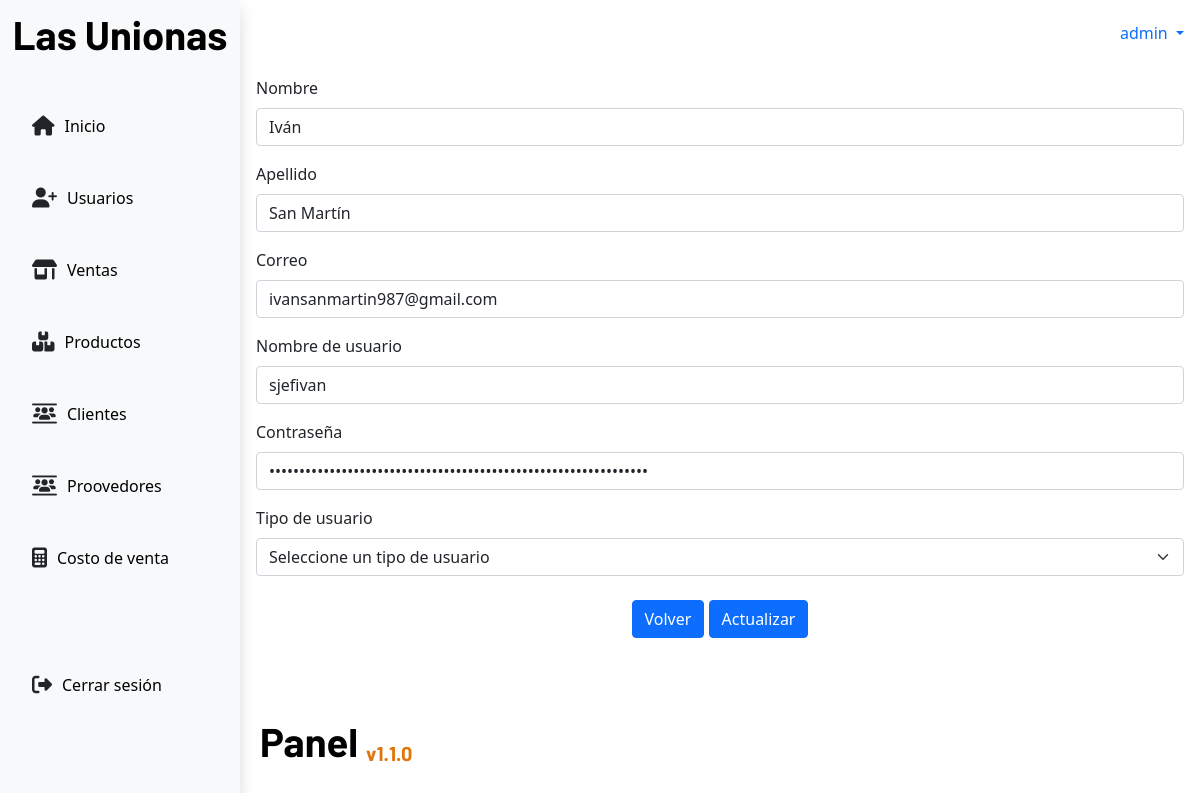
Screenshot of /users/update/2 (signed in) with the database file from the repository.
### app/models.py (models this page shows, shortened)
class UserCollaborator(models.Model):
    name = models.CharField(max_length=50,null=False)
    lastname = models.CharField(max_length=50,null=False)
    email = models.EmailField(max_length=100,null=False)
    username = models.CharField(max_length=50,null=False)
    password = models.BinaryField(max_length=150,null=False)
    role = models.CharField(
        max_length=20,
        choices=Roles.choices,
        default=Roles.NORMAL_USER
    )

### app/views.py (the view, shortened to what this page needs)
# urls.py: path('users/update/<int:id>',views.updateUser,name='updateUser'),
def updateUser(request,id):
    user = UserCollaborator.objects.get(id=id)
    admin = Roles.ADMIN
    normalUser = Roles.NORMAL_USER
    role = request.session.get("role")
    if role == "Admin":
        return render(request,'users/updateUser.html',{'user':user,'admin':admin,'normalUser':normalUser})
    else:
        return redirect("/")

### app/context_processors.py (called while the page is built)
def get_username(request):
    username = request.session.get('username', None)
    return {
        "username": username
    }

def get_role(request):
    role = request.session.get("role")
    return {
        "role": role
    }

def get_low_stock(request):
    low_stock = request.session.get("low_stock")
    return {
        "low_stock": low_stock
    }

### app/templates/users/updateUser.html (shortened to what this page needs)
{% extends 'base.html' %}
{% block content %}
<div>
    <form method="POST">
        <div class="mb-3">
          <label for="inputName" class="form-label">Nombre</label>
          <input type="text" class="form-control" id="inputName" name="name" value="{{user.name}}">
        </div>
        <div class="mb-3">
          <label for="inputLastName" class="form-label">Apellido</label>
          <input type="text" class="form-control" id="inputLastName" name="lastname" value="{{user.lastname}}">
        </div>
        <div class="mb-3">
          <label for="inputEmail" class="form-label">Correo</label>
          <input type="email" class="form-control" id="inputEmail" name="email" value="{{user.email}}">
        </div>
        <div class="mb-3">
          <label for="inputUsername" class="form-label">Nombre de usuario</label>
          <input type="text" class="form-control" id="inputUsername" name="username" value="{{user.username}}">
        </div>
        <div class="mb-3">
          <label for="inputPassword" class="form-label">Contraseña</label>
          <input type="password" class="form-control" id="exampleInputPassword" name="password" value="{{user.password}}">
        </div>
        <div>
          <label for="inputUserType" class="form-label">Tipo de usuario</label name="role">
          <select class="form-select" aria-label="Default select example" name="role">
            <option selected>Seleccione un tipo de usuario</option>
          </select>
        </div>
        <div class="text-center pt-4">
          <a class="btn btn-primary" href="{% url 'usersTable'%}">Volver</a>
          <button type="submit" class="btn btn-primary text-center">Actualizar</button>
        </div>
      </form>
</div>
{% endblock content %}

### app/static/css/panel.css (style rules this page uses)
:root { --titles: "Barlow", sans-serif; --primary: #1ea4a2; --primary: #1ea4a2; --light: #eef0f4; --grey: #fafafa; --black: #06070a; --blackclaire: #1d2125; --oceanBlue: #172d4f; }
* { box-sizing: border-box; margin: 0; padding: 0; }
html, body { min-height: 100%; height: 100%; }

### rows the page displays
UserCollaborator: name "Iván", lastname "San Martín", email "ivansanmartin987@gmail.com", username "sjefivan"

### other values shown
{{ username }} "admin"
